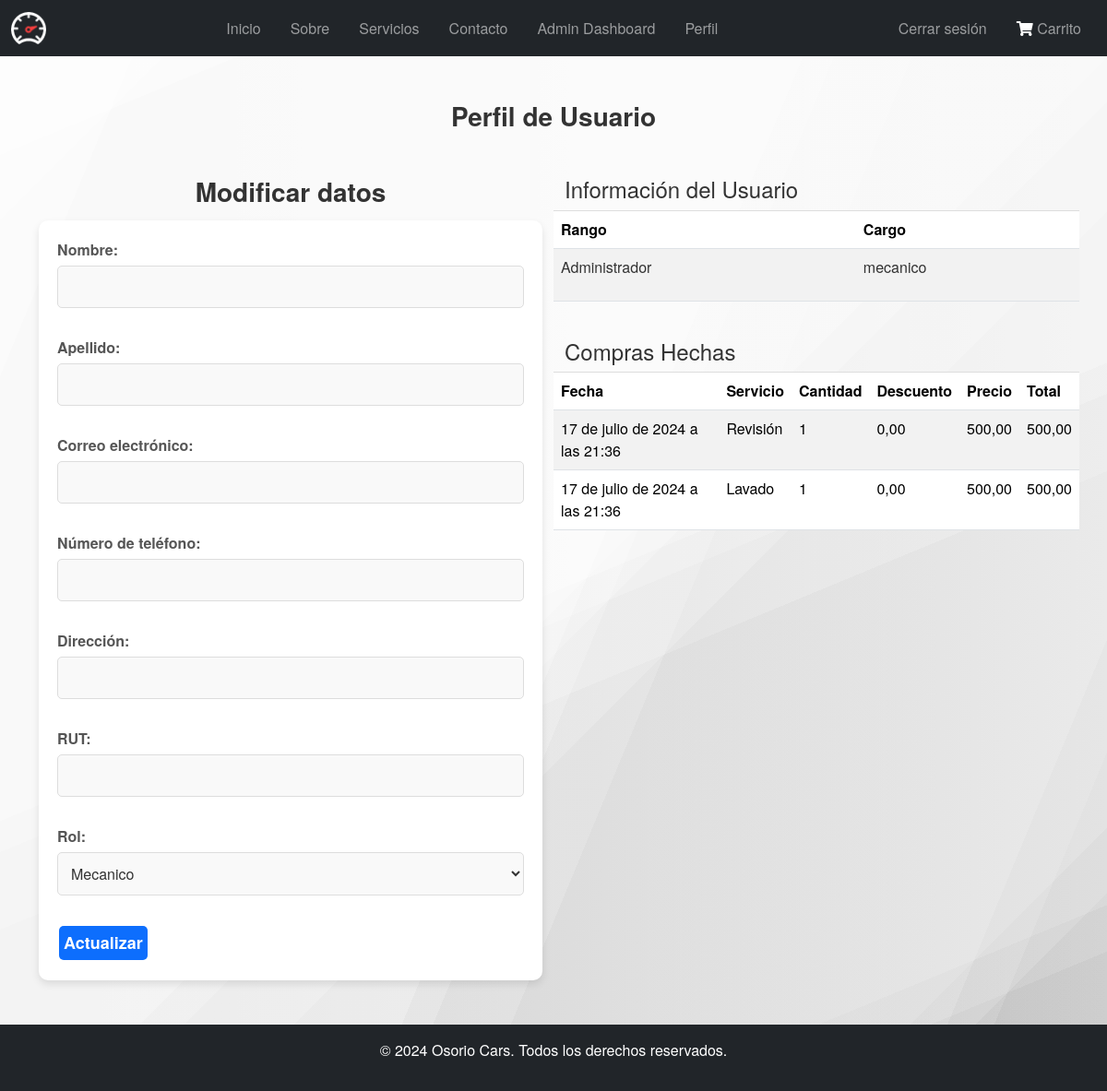
The page /profile/ (signed in) on the database as committed earlier.
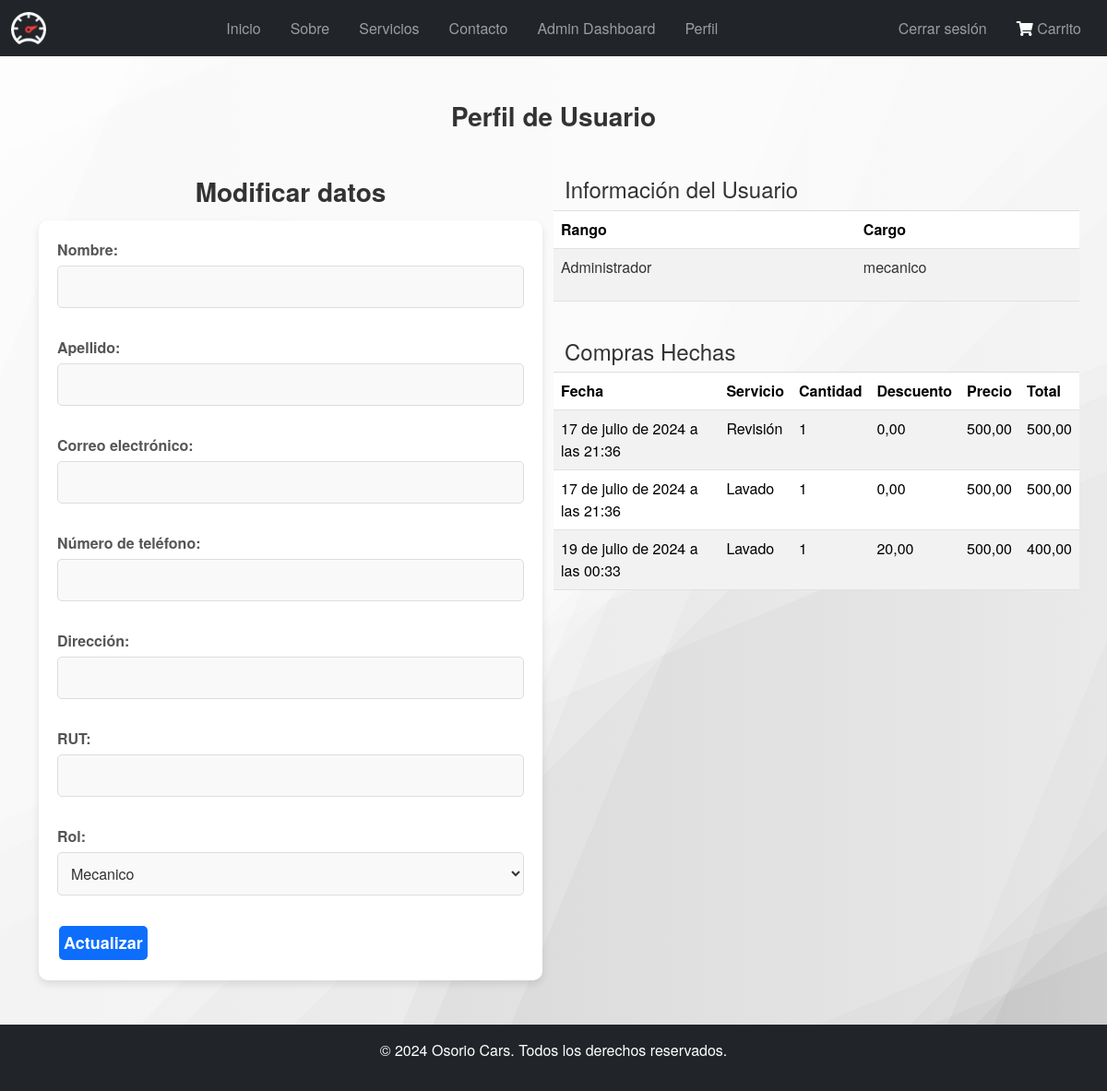
The same page on the database as committed later.
### main/models.py (models this page shows, shortened)
class Purchase(models.Model):
    user = models.ForeignKey(User, on_delete=models.CASCADE)
    service = models.ForeignKey(Service, on_delete=models.CASCADE)
    cantidad = models.PositiveIntegerField()
    descuento = models.DecimalField(max_digits=5, decimal_places=2, default=0.0)
    total_price = models.DecimalField(max_digits=10, decimal_places=2)
    created_at = models.DateTimeField(auto_now_add=True)

class Service(models.Model):
    title = models.CharField(max_length=100)
    description = models.TextField()
    image = models.ImageField(upload_to='main/static/images/')
    created_at = models.DateTimeField(auto_now_add=True)
    price = models.DecimalField(max_digits=10, decimal_places=2)

### main/views.py (the view, shortened to what this page needs)
# urls.py: path('profile/', views.profile, name='profile'),
@login_required
def profile(request):
    user_form = UserForm(instance=request.user)
    profile_form = ProfileForm(instance=request.user.profile)
    purchases = Purchase.objects.filter(user=request.user)
    return render(request, 'profile.html', {'user_form': user_form, 'profile_form': profile_form, 'purchases': purchases})

### main/forms.py
class UserForm(forms.ModelForm):
    class Meta:
        model = User
        fields = ['first_name', 'last_name', 'email']
        labels = {
            'first_name': 'Nombre',
            'last_name': 'Apellido',
            'email': 'Correo electrónico',
        }

class ProfileForm(forms.ModelForm):
    class Meta:
        model = Profile
        fields = ['phone_number', 'address', 'rut', 'role']
        labels = {
            'phone_number': 'Número de teléfono',
            'address': 'Dirección',
            'rut': 'RUT',
            'role': 'Rol',
        }

### main/templates/profile.html (shortened to what this page needs)
{% extends 'base.html' %}
{% load static %}
{% block content %}
<div class="container my-5">
    <h2 class="text-center mb-4">Perfil de Usuario</h2>
    <div class="row mt-5">
        <div class="col-md-6">
            <h2 class="text-center">Modificar datos</h2>
            <div class="row">
                <div class="mx-auto">
                    <form method="POST">
                        {{ user_form.as_p }}
                        {{ profile_form.as_p }}
                        <button type="submit" class="btn btn-primary">Actualizar</button>
                    </form>
                </div>
            </div>
        </div>
        <div class="col-md-6">
            <div class="row">
                <h4>Información del Usuario</h4>
                <table class="table table-striped">
                    <thead>
                        <tr>
                            <th>Rango</th>
                            <th>Cargo</th>
                        </tr>
                    </thead>
                    <tbody>
                        <tr>
                            <td>
                                {% if request.user.is_superuser %}
                                    <p>Administrador</p>
                                {% else %}
                                    <p>Usuario</p>
                                {% endif %}
                            </td>
                            <td>
                                <p>{{ request.user.profile.role }}</p>
                            </td>
                        </tr>
                    </tbody>
                </table>
            </div>
            <br>
            <div class="row">
                <h4>Compras Hechas</h4>
                <table class="table table-striped">
                    <thead>
                        <tr>
                            <th>Fecha</th>
                            <th>Servicio</th>
                            <th>Cantidad</th>
                            <th>Descuento</th>
                            <th>Precio</th>
                            <th>Total</th>
                        </tr>
                    </thead>
                    <tbody>
                        {% for purchase in purchases %}
                        <tr>
                            <td>{{ purchase.created_at }}</td>
                            <td>{{ purchase.service.title }}</td>
                            <td>{{ purchase.cantidad }}</td>
                            <td>{{ purchase.descuento }}</td>
                            <td>{{ purchase.service.price }}</td>
                            <td>{{ purchase.total_price }}</td>
                        </tr>
                        {% endfor %}
                    </tbody>
                </table>
            </div>
        </div>
    </div>
</div>
{% endblock %}

Rows that differ between the two databases and show on the page:
added Purchase: created_at "19 de julio de 2024 a las 00:33", service "Lavado", cantidad "1", descuento "20,00", service.price "500,00", total_price "400,00"
